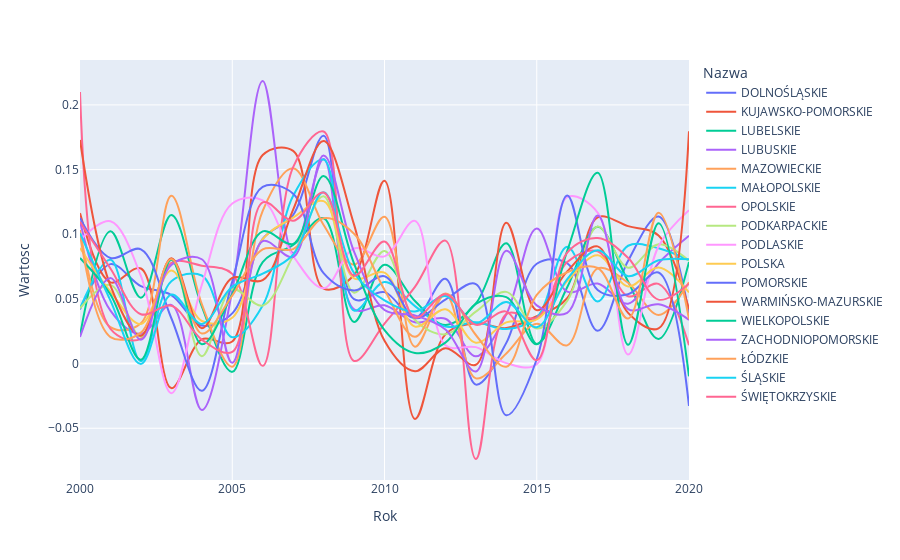

The notebook cell saved with this chart:
### Code cell
fig = px.line(incomes_change_percent[incomes_change_percent.Rok != 1999],
              x="Rok", y="Wartosc", color="Nazwa", hover_name="Nazwa",
              line_shape="spline", render_mode="svg")

fig.show()

### Figure 1 — Plotly figure (JSON) as saved in the notebook; plotly's stock layout.template omitted (floating-point values rounded to 4 significant figures)
{"data": [{"hovertemplate": "<b>%{hovertext}</b><br><br>Nazwa=DOLNOŚLĄSKIE<br>Rok=%{x}<br>Wartosc=%{y}<extra></extra>", "hovertext": ["DOLNOŚLĄSKIE", "DOLNOŚLĄSKIE", "DOLNOŚLĄSKIE", "DOLNOŚLĄSKIE", "DOLNOŚLĄSKIE", "DOLNOŚLĄSKIE", "DOLNOŚLĄSKIE", "DOLNOŚLĄSKIE", "DOLNOŚLĄSKIE", "DOLNOŚLĄSKIE", "DOLNOŚLĄSKIE", "DOLNOŚLĄSKIE", "DOLNOŚLĄSKIE", "DOLNOŚLĄSKIE", "DOLNOŚLĄSKIE", "DOLNOŚLĄSKIE", "DOLNOŚLĄSKIE", "DOLNOŚLĄSKIE", "DOLNOŚLĄSKIE", "DOLNOŚLĄSKIE", "DOLNOŚLĄSKIE"], "legendgroup": "DOLNOŚLĄSKIE", "line": {"color": "#636efa", "dash": "solid", "shape": "spline"}, "marker": {"symbol": "circle"}, "mode": "lines", "name": "DOLNOŚLĄSKIE", "orientation": "v", "showlegend": true, "x": [2000, 2001, 2002, 2003, 2004, 2005, 2006, 2007, 2008, 2009, 2010, 2011, 2012, 2013, 2014, 2015, 2016, 2017, 2018, 2019, 2020], "xaxis": "x", "y": [0.04192, 0.07691, 0.05988, 0.05301, 0.02942, 0.03883, 0.09646, 0.1149, 0.1763, 0.04979, 0.05528, 0.03531, 0.06553, -0.01625, 0.01602, 0.07722, 0.07758, 0.02531, 0.07952, 0.1138, 0.03889], "yaxis": "y", "type": "scatter"}, {"hovertemplate": "<b>%{hovertext}</b><br><br>Nazwa=KUJAWSKO-POMORSKIE<br>Rok=%{x}<br>Wartosc=%{y}<extra></extra>", "hovertext": ["KUJAWSKO-POMORSKIE", "KUJAWSKO-POMORSKIE", "KUJAWSKO-POMORSKIE", "KUJAWSKO-POMORSKIE", "KUJAWSKO-POMORSKIE", "KUJAWSKO-POMORSKIE", "KUJAWSKO-POMORSKIE", "KUJAWSKO-POMORSKIE", "KUJAWSKO-POMORSKIE", "KUJAWSKO-POMORSKIE", "KUJAWSKO-POMORSKIE", "KUJAWSKO-POMORSKIE", "KUJAWSKO-POMORSKIE", "KUJAWSKO-POMORSKIE", "KUJAWSKO-POMORSKIE", "KUJAWSKO-POMORSKIE", "KUJAWSKO-POMORSKIE", "KUJAWSKO-POMORSKIE", "KUJAWSKO-POMORSKIE", "KUJAWSKO-POMORSKIE", "KUJAWSKO-POMORSKIE"], "legendgroup": "KUJAWSKO-POMORSKIE", "line": {"color": "#EF553B", "dash": "solid", "shape": "spline"}, "marker": {"symbol": "circle"}, "mode": "lines", "name": "KUJAWSKO-POMORSKIE", "orientation": "v", "showlegend": true, "x": [2000, 2001, 2002, 2003, 2004, 2005, 2006, 2007, 2008, 2009, 2010, 2011, 2012, 2013, 2014, 2015, 2016, 2017, 2018, 2019, 2020], "xaxis": "x", "y": [0.1163, 0.06279, 0.07353, -0.01895, 0.01869, 0.01713, 0.1612, 0.1644, 0.05798, 0.06848, 0.1414, -0.04277, 0.02257, 0.03124, 0.02748, 0.03674, 0.05053, 0.113, 0.1063, 0.09898, 0.04208], "yaxis": "y", "type": "scatter"}, {"hovertemplate": "<b>%{hovertext}</b><br><br>Nazwa=LUBELSKIE<br>Rok=%{x}<br>Wartosc=%{y}<extra></extra>", "hovertext": ["LUBELSKIE", "LUBELSKIE", "LUBELSKIE", "LUBELSKIE", "LUBELSKIE", "LUBELSKIE", "LUBELSKIE", "LUBELSKIE", "LUBELSKIE", "LUBELSKIE", "LUBELSKIE", "LUBELSKIE", "LUBELSKIE", "LUBELSKIE", "LUBELSKIE", "LUBELSKIE", "LUBELSKIE", "LUBELSKIE", "LUBELSKIE", "LUBELSKIE", "LUBELSKIE"], "legendgroup": "LUBELSKIE", "line": {"color": "#00cc96", "dash": "solid", "shape": "spline"}, "marker": {"symbol": "circle"}, "mode": "lines", "name": "LUBELSKIE", "orientation": "v", "showlegend": true, "x": [2000, 2001, 2002, 2003, 2004, 2005, 2006, 2007, 2008, 2009, 2010, 2011, 2012, 2013, 2014, 2015, 2016, 2017, 2018, 2019, 2020], "xaxis": "x", "y": [0.02177, 0.1022, 0.05097, 0.1149, 0.04426, -0.006399, 0.07842, 0.09173, 0.1124, 0.03222, 0.07646, 0.04835, 0.02988, 0.0465, 0.09296, 0.01522, 0.05902, 0.1058, 0.06342, 0.01903, 0.07853], "yaxis": "y", "type": "scatter"}, {"hovertemplate": "<b>%{hovertext}</b><br><br>Nazwa=LUBUSKIE<br>Rok=%{x}<br>Wartosc=%{y}<extra></extra>", "hovertext": ["LUBUSKIE", "LUBUSKIE", "LUBUSKIE", "LUBUSKIE", "LUBUSKIE", "LUBUSKIE", "LUBUSKIE", "LUBUSKIE", "LUBUSKIE", "LUBUSKIE", "LUBUSKIE", "LUBUSKIE", "LUBUSKIE", "LUBUSKIE", "LUBUSKIE", "LUBUSKIE", "LUBUSKIE", "LUBUSKIE", "LUBUSKIE", "LUBUSKIE", "LUBUSKIE"], "legendgroup": "LUBUSKIE", "line": {"color": "#ab63fa", "dash": "solid", "shape": "spline"}, "marker": {"symbol": "circle"}, "mode": "lines", "name": "LUBUSKIE", "orientation": "v", "showlegend": true, "x": [2000, 2001, 2002, 2003, 2004, 2005, 2006, 2007, 2008, 2009, 2010, 2011, 2012, 2013, 2014, 2015, 2016, 2017, 2018, 2019, 2020], "xaxis": "x", "y": [0.11, 0.04101, 0.023, 0.04542, -0.03592, 0.05636, 0.2185, 0.08549, 0.1581, 0.04199, 0.04508, 0.03194, 0.03468, 0.005604, 0.03821, 0.1044, 0.05561, 0.06185, 0.0463, 0.07762, 0.09885], "yaxis": "y", "type": "scatter"}, {"hovertemplate": "<b>%{hovertext}</b><br><br>Nazwa=MAZOWIECKIE<br>Rok=%{x}<br>Wartosc=%{y}<extra></extra>", "hovertext": ["MAZOWIECKIE", "MAZOWIECKIE", "MAZOWIECKIE", "MAZOWIECKIE", "MAZOWIECKIE", "MAZOWIECKIE", "MAZOWIECKIE", "MAZOWIECKIE", "MAZOWIECKIE", "MAZOWIECKIE", "MAZOWIECKIE", "MAZOWIECKIE", "MAZOWIECKIE", "MAZOWIECKIE", "MAZOWIECKIE", "MAZOWIECKIE", "MAZOWIECKIE", "MAZOWIECKIE", "MAZOWIECKIE", "MAZOWIECKIE", "MAZOWIECKIE"], "legendgroup": "MAZOWIECKIE", "line": {"color": "#FFA15A", "dash": "solid", "shape": "spline"}, "marker": {"symbol": "circle"}, "mode": "lines", "name": "MAZOWIECKIE", "orientation": "v", "showlegend": true, "x": [2000, 2001, 2002, 2003, 2004, 2005, 2006, 2007, 2008, 2009, 2010, 2011, 2012, 2013, 2014, 2015, 2016, 2017, 2018, 2019, 2020], "xaxis": "x", "y": [0.1032, 0.02823, 0.03116, 0.1299, 0.04606, -0.002351, 0.1182, 0.151, 0.1071, 0.07652, 0.1135, 0.0131, 0.05364, -0.01146, 0.007809, 0.03083, 0.01408, 0.07368, 0.0625, 0.03762, 0.06286], "yaxis": "y", "type": "scatter"}, {"hovertemplate": "<b>%{hovertext}</b><br><br>Nazwa=MAŁOPOLSKIE<br>Rok=%{x}<br>Wartosc=%{y}<extra></extra>", "hovertext": ["MAŁOPOLSKIE", "MAŁOPOLSKIE", "MAŁOPOLSKIE", "MAŁOPOLSKIE", "MAŁOPOLSKIE", "MAŁOPOLSKIE", "MAŁOPOLSKIE", "MAŁOPOLSKIE", "MAŁOPOLSKIE", "MAŁOPOLSKIE", "MAŁOPOLSKIE", "MAŁOPOLSKIE", "MAŁOPOLSKIE", "MAŁOPOLSKIE", "MAŁOPOLSKIE", "MAŁOPOLSKIE", "MAŁOPOLSKIE", "MAŁOPOLSKIE", "MAŁOPOLSKIE", "MAŁOPOLSKIE", "MAŁOPOLSKIE"], "legendgroup": "MAŁOPOLSKIE", "line": {"color": "#19d3f3", "dash": "solid", "shape": "spline"}, "marker": {"symbol": "circle"}, "mode": "lines", "name": "MAŁOPOLSKIE", "orientation": "v", "showlegend": true, "x": [2000, 2001, 2002, 2003, 2004, 2005, 2006, 2007, 2008, 2009, 2010, 2011, 2012, 2013, 2014, 2015, 2016, 2017, 2018, 2019, 2020], "xaxis": "x", "y": [0.04279, 0.08033, 0.001856, 0.06363, 0.06813, 0.02043, 0.04483, 0.1297, 0.1578, 0.04096, 0.06317, 0.04447, 0.02857, 0.0319, 0.0267, 0.03559, 0.0904, 0.04809, 0.09112, 0.08922, 0.07989], "yaxis": "y", "type": "scatter"}, {"hovertemplate": "<b>%{hovertext}</b><br><br>Nazwa=OPOLSKIE<br>Rok=%{x}<br>Wartosc=%{y}<extra></extra>", "hovertext": ["OPOLSKIE", "OPOLSKIE", "OPOLSKIE", "OPOLSKIE", "OPOLSKIE", "OPOLSKIE", "OPOLSKIE", "OPOLSKIE", "OPOLSKIE", "OPOLSKIE", "OPOLSKIE", "OPOLSKIE", "OPOLSKIE", "OPOLSKIE", "OPOLSKIE", "OPOLSKIE", "OPOLSKIE", "OPOLSKIE", "OPOLSKIE", "OPOLSKIE", "OPOLSKIE"], "legendgroup": "OPOLSKIE", "line": {"color": "#FF6692", "dash": "solid", "shape": "spline"}, "marker": {"symbol": "circle"}, "mode": "lines", "name": "OPOLSKIE", "orientation": "v", "showlegend": true, "x": [2000, 2001, 2002, 2003, 2004, 2005, 2006, 2007, 2008, 2009, 2010, 2011, 2012, 2013, 2014, 2015, 2016, 2017, 2018, 2019, 2020], "xaxis": "x", "y": [0.21, 0.02689, 0.01906, 0.07792, 0.07571, 0.06938, -0.001758, 0.152, 0.1795, 0.002028, 0.03092, 0.05931, 0.09507, -0.07376, 0.03829, 0.03539, 0.07851, 0.08692, 0.05201, 0.06166, 0.01425], "yaxis": "y", "type": "scatter"}, {"hovertemplate": "<b>%{hovertext}</b><br><br>Nazwa=PODKARPACKIE<br>Rok=%{x}<br>Wartosc=%{y}<extra></extra>", "hovertext": ["PODKARPACKIE", "PODKARPACKIE", "PODKARPACKIE", "PODKARPACKIE", "PODKARPACKIE", "PODKARPACKIE", "PODKARPACKIE", "PODKARPACKIE", "PODKARPACKIE", "PODKARPACKIE", "PODKARPACKIE", "PODKARPACKIE", "PODKARPACKIE", "PODKARPACKIE", "PODKARPACKIE", "PODKARPACKIE", "PODKARPACKIE", "PODKARPACKIE", "PODKARPACKIE", "PODKARPACKIE", "PODKARPACKIE"], "legendgroup": "PODKARPACKIE", "line": {"color": "#B6E880", "dash": "solid", "shape": "spline"}, "marker": {"symbol": "circle"}, "mode": "lines", "name": "PODKARPACKIE", "orientation": "v", "showlegend": true, "x": [2000, 2001, 2002, 2003, 2004, 2005, 2006, 2007, 2008, 2009, 2010, 2011, 2012, 2013, 2014, 2015, 2016, 2017, 2018, 2019, 2020], "xaxis": "x", "y": [0.04274, 0.06088, 0.0208, 0.08108, 0.005686, 0.05738, 0.04481, 0.08335, 0.1293, 0.05475, 0.0871, 0.03369, 0.02268, 0.04021, 0.05546, 0.02718, 0.0485, 0.106, 0.07411, 0.09221, 0.07957], "yaxis": "y", "type": "scatter"}, {"hovertemplate": "<b>%{hovertext}</b><br><br>Nazwa=PODLASKIE<br>Rok=%{x}<br>Wartosc=%{y}<extra></extra>", "hovertext": ["PODLASKIE", "PODLASKIE", "PODLASKIE", "PODLASKIE", "PODLASKIE", "PODLASKIE", "PODLASKIE", "PODLASKIE", "PODLASKIE", "PODLASKIE", "PODLASKIE", "PODLASKIE", "PODLASKIE", "PODLASKIE", "PODLASKIE", "PODLASKIE", "PODLASKIE", "PODLASKIE", "PODLASKIE", "PODLASKIE", "PODLASKIE"], "legendgroup": "PODLASKIE", "line": {"color": "#FF97FF", "dash": "solid", "shape": "spline"}, "marker": {"symbol": "circle"}, "mode": "lines", "name": "PODLASKIE", "orientation": "v", "showlegend": true, "x": [2000, 2001, 2002, 2003, 2004, 2005, 2006, 2007, 2008, 2009, 2010, 2011, 2012, 2013, 2014, 2015, 2016, 2017, 2018, 2019, 2020], "xaxis": "x", "y": [0.09552, 0.11, 0.06781, -0.02289, 0.06073, 0.1237, 0.1262, 0.08319, 0.05825, 0.08903, 0.08287, 0.1103, 0.01426, 0.01271, 0.0003497, -0.0005482, 0.1287, 0.1167, 0.007057, 0.09077, 0.1186], "yaxis": "y", "type": "scatter"}, {"hovertemplate": "<b>%{hovertext}</b><br><br>Nazwa=POLSKA<br>Rok=%{x}<br>Wartosc=%{y}<extra></extra>", "hovertext": ["POLSKA", "POLSKA", "POLSKA", "POLSKA", "POLSKA", "POLSKA", "POLSKA", "POLSKA", "POLSKA", "POLSKA", "POLSKA", "POLSKA", "POLSKA", "POLSKA", "POLSKA", "POLSKA", "POLSKA", "POLSKA", "POLSKA", "POLSKA", "POLSKA"], "legendgroup": "POLSKA", "line": {"color": "#FECB52", "dash": "solid", "shape": "spline"}, "marker": {"symbol": "circle"}, "mode": "lines", "name": "POLSKA", "orientation": "v", "showlegend": true, "x": [2000, 2001, 2002, 2003, 2004, 2005, 2006, 2007, 2008, 2009, 2010, 2011, 2012, 2013, 2014, 2015, 2016, 2017, 2018, 2019, 2020], "xaxis": "x", "y": [0.08936, 0.05564, 0.03061, 0.07189, 0.03292, 0.03544, 0.09616, 0.1128, 0.1256, 0.06597, 0.07028, 0.02861, 0.04196, 0.01614, 0.03185, 0.03411, 0.06377, 0.0838, 0.05965, 0.07421, 0.05501], "yaxis": "y", "type": "scatter"}, {"hovertemplate": "<b>%{hovertext}</b><br><br>Nazwa=POMORSKIE<br>Rok=%{x}<br>Wartosc=%{y}<extra></extra>", "hovertext": ["POMORSKIE", "POMORSKIE", "POMORSKIE", "POMORSKIE", "POMORSKIE", "POMORSKIE", "POMORSKIE", "POMORSKIE", "POMORSKIE", "POMORSKIE", "POMORSKIE", "POMORSKIE", "POMORSKIE", "POMORSKIE", "POMORSKIE", "POMORSKIE", "POMORSKIE", "POMORSKIE", "POMORSKIE", "POMORSKIE", "POMORSKIE"], "legendgroup": "POMORSKIE", "line": {"color": "#636efa", "dash": "solid", "shape": "spline"}, "marker": {"symbol": "circle"}, "mode": "lines", "name": "POMORSKIE", "orientation": "v", "showlegend": true, "x": [2000, 2001, 2002, 2003, 2004, 2005, 2006, 2007, 2008, 2009, 2010, 2011, 2012, 2013, 2014, 2015, 2016, 2017, 2018, 2019, 2020], "xaxis": "x", "y": [0.1127, 0.08168, 0.08838, 0.03508, -0.02105, 0.0634, 0.1366, 0.1314, 0.06992, 0.05653, 0.06751, 0.03525, 0.04944, 0.06152, -0.03997, 0.003328, 0.1299, 0.05684, 0.05367, 0.07047, -0.03272], "yaxis": "y", "type": "scatter"}, {"hovertemplate": "<b>%{hovertext}</b><br><br>Nazwa=WARMIŃSKO-MAZURSKIE<br>Rok=%{x}<br>Wartosc=%{y}<extra></extra>", "hovertext": ["WARMIŃSKO-MAZURSKIE", "WARMIŃSKO-MAZURSKIE", "WARMIŃSKO-MAZURSKIE", "WARMIŃSKO-MAZURSKIE", "WARMIŃSKO-MAZURSKIE", "WARMIŃSKO-MAZURSKIE", "WARMIŃSKO-MAZURSKIE", "WARMIŃSKO-MAZURSKIE", "WARMIŃSKO-MAZURSKIE", "WARMIŃSKO-MAZURSKIE", "WARMIŃSKO-MAZURSKIE", "WARMIŃSKO-MAZURSKIE", "WARMIŃSKO-MAZURSKIE", "WARMIŃSKO-MAZURSKIE", "WARMIŃSKO-MAZURSKIE", "WARMIŃSKO-MAZURSKIE", "WARMIŃSKO-MAZURSKIE", "WARMIŃSKO-MAZURSKIE", "WARMIŃSKO-MAZURSKIE", "WARMIŃSKO-MAZURSKIE", "WARMIŃSKO-MAZURSKIE"], "legendgroup": "WARMIŃSKO-MAZURSKIE", "line": {"color": "#EF553B", "dash": "solid", "shape": "spline"}, "marker": {"symbol": "circle"}, "mode": "lines", "name": "WARMIŃSKO-MAZURSKIE", "orientation": "v", "showlegend": true, "x": [2000, 2001, 2002, 2003, 2004, 2005, 2006, 2007, 2008, 2009, 2010, 2011, 2012, 2013, 2014, 2015, 2016, 2017, 2018, 2019, 2020], "xaxis": "x", "y": [0.1729, 0.06024, 0.02159, 0.08146, 0.0274, 0.06626, 0.0645, 0.119, 0.172, 0.1075, 0.01762, -0.005909, 0.01192, -0.0008829, 0.1089, 0.04129, 0.07128, 0.09066, 0.03921, 0.02725, 0.1796], "yaxis": "y", "type": "scatter"}, {"hovertemplate": "<b>%{hovertext}</b><br><br>Nazwa=WIELKOPOLSKIE<br>Rok=%{x}<br>Wartosc=%{y}<extra></extra>", "hovertext": ["WIELKOPOLSKIE", "WIELKOPOLSKIE", "WIELKOPOLSKIE", "WIELKOPOLSKIE", "WIELKOPOLSKIE", "WIELKOPOLSKIE", "WIELKOPOLSKIE", "WIELKOPOLSKIE", "WIELKOPOLSKIE", "WIELKOPOLSKIE", "WIELKOPOLSKIE", "WIELKOPOLSKIE", "WIELKOPOLSKIE", "WIELKOPOLSKIE", "WIELKOPOLSKIE", "WIELKOPOLSKIE", "WIELKOPOLSKIE", "WIELKOPOLSKIE", "WIELKOPOLSKIE", "WIELKOPOLSKIE", "WIELKOPOLSKIE"], "legendgroup": "WIELKOPOLSKIE", "line": {"color": "#00cc96", "dash": "solid", "shape": "spline"}, "marker": {"symbol": "circle"}, "mode": "lines", "name": "WIELKOPOLSKIE", "orientation": "v", "showlegend": true, "x": [2000, 2001, 2002, 2003, 2004, 2005, 2006, 2007, 2008, 2009, 2010, 2011, 2012, 2013, 2014, 2015, 2016, 2017, 2018, 2019, 2020], "xaxis": "x", "y": [0.08168, 0.05345, 0.003013, 0.08037, 0.01495, 0.05388, 0.1023, 0.09256, 0.145, 0.07739, 0.02589, 0.008243, 0.01622, 0.0462, 0.05143, 0.01498, 0.08713, 0.1476, 0.01453, 0.1086, -0.009878], "yaxis": "y", "type": "scatter"}, {"hovertemplate": "<b>%{hovertext}</b><br><br>Nazwa=ZACHODNIOPOMORSKIE<br>Rok=%{x}<br>Wartosc=%{y}<extra></extra>", "hovertext": ["ZACHODNIOPOMORSKIE", "ZACHODNIOPOMORSKIE", "ZACHODNIOPOMORSKIE", "ZACHODNIOPOMORSKIE", "ZACHODNIOPOMORSKIE", "ZACHODNIOPOMORSKIE", "ZACHODNIOPOMORSKIE", "ZACHODNIOPOMORSKIE", "ZACHODNIOPOMORSKIE", "ZACHODNIOPOMORSKIE", "ZACHODNIOPOMORSKIE", "ZACHODNIOPOMORSKIE", "ZACHODNIOPOMORSKIE", "ZACHODNIOPOMORSKIE", "ZACHODNIOPOMORSKIE", "ZACHODNIOPOMORSKIE", "ZACHODNIOPOMORSKIE", "ZACHODNIOPOMORSKIE", "ZACHODNIOPOMORSKIE", "ZACHODNIOPOMORSKIE", "ZACHODNIOPOMORSKIE"], "legendgroup": "ZACHODNIOPOMORSKIE", "line": {"color": "#ab63fa", "dash": "solid", "shape": "spline"}, "marker": {"symbol": "circle"}, "mode": "lines", "name": "ZACHODNIOPOMORSKIE", "orientation": "v", "showlegend": true, "x": [2000, 2001, 2002, 2003, 2004, 2005, 2006, 2007, 2008, 2009, 2010, 2011, 2012, 2013, 2014, 2015, 2016, 2017, 2018, 2019, 2020], "xaxis": "x", "y": [0.02062, 0.06624, 0.01842, 0.07625, 0.08068, 0.0006561, 0.0947, 0.08244, 0.1609, 0.08653, 0.04145, 0.03723, 0.02637, -0.006062, 0.08719, 0.04501, 0.03928, 0.1144, 0.04213, 0.0458, 0.03386], "yaxis": "y", "type": "scatter"}, {"hovertemplate": "<b>%{hovertext}</b><br><br>Nazwa=ŁÓDZKIE<br>Rok=%{x}<br>Wartosc=%{y}<extra></extra>", "hovertext": ["ŁÓDZKIE", "ŁÓDZKIE", "ŁÓDZKIE", "ŁÓDZKIE", "ŁÓDZKIE", "ŁÓDZKIE", "ŁÓDZKIE", "ŁÓDZKIE", "ŁÓDZKIE", "ŁÓDZKIE", "ŁÓDZKIE", "ŁÓDZKIE", "ŁÓDZKIE", "ŁÓDZKIE", "ŁÓDZKIE", "ŁÓDZKIE", "ŁÓDZKIE", "ŁÓDZKIE", "ŁÓDZKIE", "ŁÓDZKIE", "ŁÓDZKIE"], "legendgroup": "ŁÓDZKIE", "line": {"color": "#FFA15A", "dash": "solid", "shape": "spline"}, "marker": {"symbol": "circle"}, "mode": "lines", "name": "ŁÓDZKIE", "orientation": "v", "showlegend": true, "x": [2000, 2001, 2002, 2003, 2004, 2005, 2006, 2007, 2008, 2009, 2010, 2011, 2012, 2013, 2014, 2015, 2016, 2017, 2018, 2019, 2020], "xaxis": "x", "y": [0.1, 0.02054, 0.02394, 0.08091, 0.02322, 0.05262, 0.08834, 0.08853, 0.1124, 0.1004, 0.05706, 0.02075, 0.05421, 0.02211, -0.002399, 0.05309, 0.07063, 0.07392, 0.03479, 0.1167, 0.03436], "yaxis": "y", "type": "scatter"}, {"hovertemplate": "<b>%{hovertext}</b><br><br>Nazwa=ŚLĄSKIE<br>Rok=%{x}<br>Wartosc=%{y}<extra></extra>", "hovertext": ["ŚLĄSKIE", "ŚLĄSKIE", "ŚLĄSKIE", "ŚLĄSKIE", "ŚLĄSKIE", "ŚLĄSKIE", "ŚLĄSKIE", "ŚLĄSKIE", "ŚLĄSKIE", "ŚLĄSKIE", "ŚLĄSKIE", "ŚLĄSKIE", "ŚLĄSKIE", "ŚLĄSKIE", "ŚLĄSKIE", "ŚLĄSKIE", "ŚLĄSKIE", "ŚLĄSKIE", "ŚLĄSKIE", "ŚLĄSKIE", "ŚLĄSKIE"], "legendgroup": "ŚLĄSKIE", "line": {"color": "#19d3f3", "dash": "solid", "shape": "spline"}, "marker": {"symbol": "circle"}, "mode": "lines", "name": "ŚLĄSKIE", "orientation": "v", "showlegend": true, "x": [2000, 2001, 2002, 2003, 2004, 2005, 2006, 2007, 2008, 2009, 2010, 2011, 2012, 2013, 2014, 2015, 2016, 2017, 2018, 2019, 2020], "xaxis": "x", "y": [0.1008, 0.04875, -0.0003336, 0.05336, 0.03069, 0.05951, 0.0695, 0.08415, 0.1325, 0.07009, 0.0488, 0.04024, 0.05219, 0.03132, 0.04758, 0.02813, 0.06525, 0.08757, 0.06762, 0.07988, 0.08062], "yaxis": "y", "type": "scatter"}, {"hovertemplate": "<b>%{hovertext}</b><br><br>Nazwa=ŚWIĘTOKRZYSKIE<br>Rok=%{x}<br>Wartosc=%{y}<extra></extra>", "hovertext": ["ŚWIĘTOKRZYSKIE", "ŚWIĘTOKRZYSKIE", "ŚWIĘTOKRZYSKIE", "ŚWIĘTOKRZYSKIE", "ŚWIĘTOKRZYSKIE", "ŚWIĘTOKRZYSKIE", "ŚWIĘTOKRZYSKIE", "ŚWIĘTOKRZYSKIE", "ŚWIĘTOKRZYSKIE", "ŚWIĘTOKRZYSKIE", "ŚWIĘTOKRZYSKIE", "ŚWIĘTOKRZYSKIE", "ŚWIĘTOKRZYSKIE", "ŚWIĘTOKRZYSKIE", "ŚWIĘTOKRZYSKIE", "ŚWIĘTOKRZYSKIE", "ŚWIĘTOKRZYSKIE", "ŚWIĘTOKRZYSKIE", "ŚWIĘTOKRZYSKIE", "ŚWIĘTOKRZYSKIE", "ŚWIĘTOKRZYSKIE"], "legendgroup": "ŚWIĘTOKRZYSKIE", "line": {"color": "#FF6692", "dash": "solid", "shape": "spline"}, "marker": {"symbol": "circle"}, "mode": "lines", "name": "ŚWIĘTOKRZYSKIE", "orientation": "v", "showlegend": true, "x": [2000, 2001, 2002, 2003, 2004, 2005, 2006, 2007, 2008, 2009, 2010, 2011, 2012, 2013, 2014, 2015, 2016, 2017, 2018, 2019, 2020], "xaxis": "x", "y": [0.1096, 0.07356, 0.0382, 0.04478, 0.01857, 0.009018, 0.1247, 0.1104, 0.1323, 0.06799, 0.09433, 0.03548, 0.05361, 0.03001, 0.04021, 0.002551, 0.08577, 0.09703, 0.08176, 0.04945, 0.06177], "yaxis": "y", "type": "scatter"}], "layout": {"xaxis": {"anchor": "y", "domain": [0.0, 1.0], "title": {"text": "Rok"}}, "yaxis": {"anchor": "x", "domain": [0.0, 1.0], "title": {"text": "Wartosc"}}, "legend": {"title": {"text": "Nazwa"}, "tracegroupgap": 0}, "margin": {"t": 60}}}
